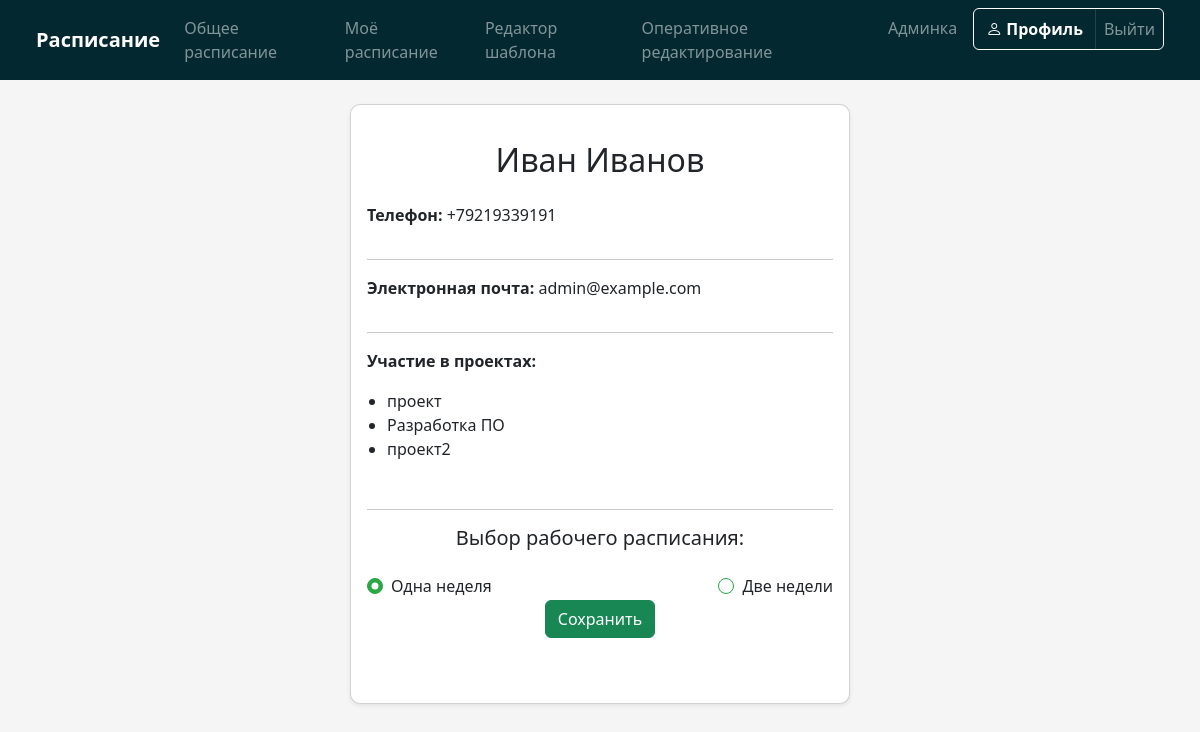
/profile/ (signed in), run on the app's committed database.
### schedule/models.py (models this page shows, shortened)
class UserProfile(models.Model):
    user = models.OneToOneField(User, on_delete=models.CASCADE, verbose_name=_("Пользователь"))
    phone_number = PhoneNumberField(region='RU', null=True, blank=True, verbose_name=_("Телефон"))
    class ScheduleMode(models.TextChoices):
        ONE = 'one', _('Одна неделя')
        TWO = 'two', _('Две недели')
    schedule_mode = models.CharField(
        max_length=10,
        choices=ScheduleMode.choices,
        default=ScheduleMode.ONE,
        verbose_name=_("Режим расписания")
    )
    class Meta:
        verbose_name = _("Профиль пользователя")
        verbose_name_plural = _("Профили пользователей")

class Project(models.Model):
    name = models.CharField(max_length=100, verbose_name=_("Название проекта"))
    users = models.ManyToManyField(User, related_name='projects', verbose_name=_("Пользователи"))
    class Meta:
        verbose_name = _("Проект")
        verbose_name_plural = _("Проекты")

### schedule/views.py (the view)
# urls.py: path('profile/', user_profile_view, name='profile'),
@never_cache
@login_required
def user_profile_view(request, username=None):
    if username:
        if username == request.user.username:
            return redirect('profile')
        user_view = get_object_or_404(User, username=username)
    else:
        user_view = request.user
    profile = user_view.userprofile
    is_owner = user_view == request.user
    if request.method == 'POST' and is_owner:
        selected_mode = request.POST.get('schedule_mode')
        if selected_mode in ['one', 'two']:
            profile.schedule_mode = selected_mode
            profile.save()
    return render(request, 'schedule/profile.html', {
        'user_view': user_view,
        'profile': profile,
        'projects': user_view.projects.all(),
        'is_owner': is_owner,
    })

### schedule/templates/schedule/profile.html (shortened to what this page needs)
{% extends "schedule/base.html" %}
{% block content %}
  <div class="card shadow-sm mx-auto" style="border-radius: 10px; width: 100%; max-width: 500px; padding-top: 20px; padding-bottom: 20px; min-height: 600px;">
    <div class="card-body d-flex flex-column">
      <h2 class="card-title text-center mb-4">
        {{ user_view.get_full_name|default:user_view.username }}
      </h2>
      <p><strong>Телефон:</strong> {{ profile.phone_number|default:"Не указан" }}</p>
      <hr>
      <p><strong>Электронная почта:</strong> {{ user_view.email }}</p>
      <hr>
      <p><strong>Участие в проектах:</strong>
        <ul style="padding-left: 20px;">
          {% for project in projects %}
            <li>{{ project.name }}</li>
          {% empty %}
            <li>Нет проектов</li>
          {% endfor %}
        </ul>
      </p>
      <hr>
      {% if is_owner %}
        <form method="post">
          <div class="form-group">
            <h5 class="text-center mb-4">Выбор рабочего расписания:</h5>
            <div class="d-flex justify-content-between">
              <div class="form-check">
                <input class="form-check-input custom-radio" type="radio" name="schedule_mode" id="schedule_one" value="one" {% if profile.schedule_mode == "one" %}checked{% endif %}>
                <label class="form-check-label" for="schedule_one">Одна неделя</label>
              </div>
              <div class="form-check">
                <input class="form-check-input custom-radio" type="radio" name="schedule_mode" id="schedule_two" value="two" {% if profile.schedule_mode == "two" %}checked{% endif %}>
                <label class="form-check-label" for="schedule_two">Две недели</label>
              </div>
            </div>
          </div>
          <div class="text-center mt-auto">
            <button type="submit" class="btn btn-success">Сохранить</button>
          </div>
        </form>
      {% endif %}
    </div>
  </div>
{% endblock %}

### schedule/static/schedule/styles.css (style rules this page uses)
.custom-radio:checked { background-color: #28a745; border-color: #28a745; }
.custom-radio { border-color: #28a745; }

### data on the page
UserProfile: phone_number "+79219339191", schedule_mode "☑ Одна неделя", schedule_mode "☐ Две недели"
Project: name "проект"
Project: name "Разработка ПО"
Project: name "проект2"

### other printed values
{{ user_view.get_full_name|default:user_view.username }} "Иван Иванов"
{{ user_view.email }} "admin@example.com"
